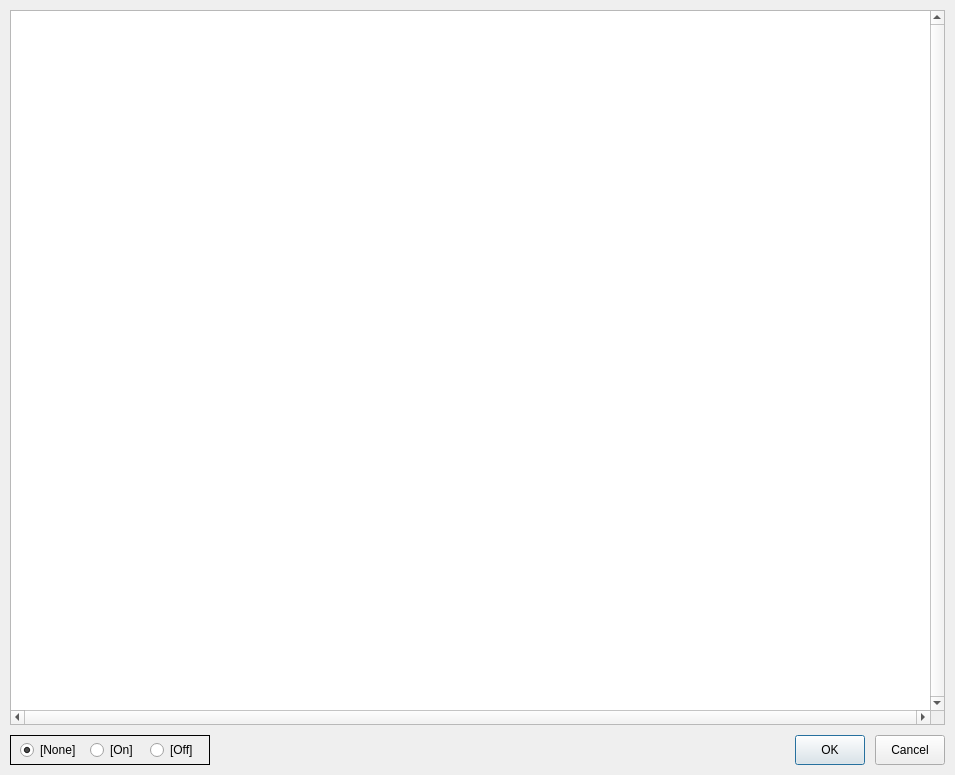
<?xml version="1.0" encoding="UTF-8"?>
<ui version="4.0">
    <class>FormFieldEditor</class>
    <widget class="QDialog" name="FormFieldEditor">
        <property name="geometry">
            <rect>
                <x>0</x>
                <y>0</y>
                <width>955</width>
                <height>775</height>
            </rect>
        </property>
        <property name="minimumSize">
            <size>
                <width>500</width>
                <height>400</height>
            </size>
        </property>
        <property name="windowTitle">
            <string>Field editor</string>
        </property>
        <layout class="QVBoxLayout" name="Layout_Vertical_1">
            <property name="spacing">
                <number>10</number>
            </property>
            <property name="leftMargin">
                <number>10</number>
            </property>
            <property name="topMargin">
                <number>10</number>
            </property>
            <property name="rightMargin">
                <number>10</number>
            </property>
            <property name="bottomMargin">
                <number>10</number>
            </property>
            <item>
                <widget class="QTableWidget" name="TableWidget_Field">
                    <property name="verticalScrollBarPolicy">
                        <enum>Qt::ScrollBarAlwaysOn</enum>
                    </property>
                    <property name="horizontalScrollBarPolicy">
                        <enum>Qt::ScrollBarAlwaysOn</enum>
                    </property>
                    <property name="editTriggers">
                        <set>QAbstractItemView::NoEditTriggers</set>
                    </property>
                    <property name="tabKeyNavigation">
                        <bool>false</bool>
                    </property>
                    <property name="selectionMode">
                        <enum>QAbstractItemView::SingleSelection</enum>
                    </property>
                    <property name="verticalScrollMode">
                        <enum>QAbstractItemView::ScrollPerPixel</enum>
                    </property>
                    <property name="horizontalScrollMode">
                        <enum>QAbstractItemView::ScrollPerPixel</enum>
                    </property>
                    <attribute name="horizontalHeaderVisible">
                        <bool>false</bool>
                    </attribute>
                    <attribute name="horizontalHeaderDefaultSectionSize">
                        <number>15</number>
                    </attribute>
                    <attribute name="horizontalHeaderMinimumSectionSize">
                        <number>15</number>
                    </attribute>
                    <attribute name="verticalHeaderVisible">
                        <bool>false</bool>
                    </attribute>
                    <attribute name="verticalHeaderDefaultSectionSize">
                        <number>15</number>
                    </attribute>
                    <attribute name="verticalHeaderMinimumSectionSize">
                        <number>15</number>
                    </attribute>
                </widget>
            </item>
            <item>
                <layout class="QHBoxLayout" name="HBoxLayout_1">
                    <property name="spacing">
                        <number>10</number>
                    </property>
                    <item>
                        <widget class="QFrame" name="Frame_Tools">
                            <property name="minimumSize">
                                <size>
                                    <width>200</width>
                                    <height>30</height>
                                </size>
                            </property>
                            <property name="maximumSize">
                                <size>
                                    <width>200</width>
                                    <height>30</height>
                                </size>
                            </property>
                            <property name="frameShape">
                                <enum>QFrame::Panel</enum>
                            </property>
                            <property name="frameShadow">
                                <enum>QFrame::Plain</enum>
                            </property>
                            <widget class="QRadioButton" name="RadioButton_ToolNone">
                                <property name="geometry">
                                    <rect>
                                        <x>10</x>
                                        <y>3</y>
                                        <width>65</width>
                                        <height>24</height>
                                    </rect>
                                </property>
                                <property name="minimumSize">
                                    <size>
                                        <width>65</width>
                                        <height>24</height>
                                    </size>
                                </property>
                                <property name="maximumSize">
                                    <size>
                                        <width>65</width>
                                        <height>24</height>
                                    </size>
                                </property>
                                <property name="text">
                                    <string>[None]</string>
                                </property>
                                <property name="checked">
                                    <bool>true</bool>
                                </property>
                            </widget>
                            <widget class="QRadioButton" name="RadioButton_ToolOn">
                                <property name="geometry">
                                    <rect>
                                        <x>80</x>
                                        <y>3</y>
                                        <width>55</width>
                                        <height>24</height>
                                    </rect>
                                </property>
                                <property name="minimumSize">
                                    <size>
                                        <width>55</width>
                                        <height>24</height>
                                    </size>
                                </property>
                                <property name="maximumSize">
                                    <size>
                                        <width>55</width>
                                        <height>24</height>
                                    </size>
                                </property>
                                <property name="text">
                                    <string>[On]</string>
                                </property>
                            </widget>
                            <widget class="QRadioButton" name="RadioButton_ToolOff">
                                <property name="geometry">
                                    <rect>
                                        <x>140</x>
                                        <y>3</y>
                                        <width>55</width>
                                        <height>24</height>
                                    </rect>
                                </property>
                                <property name="minimumSize">
                                    <size>
                                        <width>55</width>
                                        <height>24</height>
                                    </size>
                                </property>
                                <property name="maximumSize">
                                    <size>
                                        <width>55</width>
                                        <height>24</height>
                                    </size>
                                </property>
                                <property name="text">
                                    <string>[Off]</string>
                                </property>
                            </widget>
                        </widget>
                    </item>
                    <item>
                        <spacer name="Spacer_Horizontal_1">
                            <property name="orientation">
                                <enum>Qt::Horizontal</enum>
                            </property>
                            <property name="sizeHint" stdset="0">
                                <size>
                                    <width>40</width>
                                    <height>20</height>
                                </size>
                            </property>
                        </spacer>
                    </item>
                    <item>
                        <widget class="QPushButton" name="PushButton_Ok">
                            <property name="minimumSize">
                                <size>
                                    <width>70</width>
                                    <height>30</height>
                                </size>
                            </property>
                            <property name="maximumSize">
                                <size>
                                    <width>70</width>
                                    <height>30</height>
                                </size>
                            </property>
                            <property name="text">
                                <string>OK</string>
                            </property>
                        </widget>
                    </item>
                    <item>
                        <widget class="QPushButton" name="PushButton_Cancel">
                            <property name="minimumSize">
                                <size>
                                    <width>70</width>
                                    <height>30</height>
                                </size>
                            </property>
                            <property name="maximumSize">
                                <size>
                                    <width>70</width>
                                    <height>30</height>
                                </size>
                            </property>
                            <property name="text">
                                <string>Cancel</string>
                            </property>
                        </widget>
                    </item>
                </layout>
            </item>
        </layout>
    </widget>
    <tabstops>
        <tabstop>TableWidget_Field</tabstop>
        <tabstop>RadioButton_ToolNone</tabstop>
        <tabstop>RadioButton_ToolOn</tabstop>
        <tabstop>RadioButton_ToolOff</tabstop>
        <tabstop>PushButton_Ok</tabstop>
        <tabstop>PushButton_Cancel</tabstop>
    </tabstops>
    <resources/>
    <connections/>
</ui>
